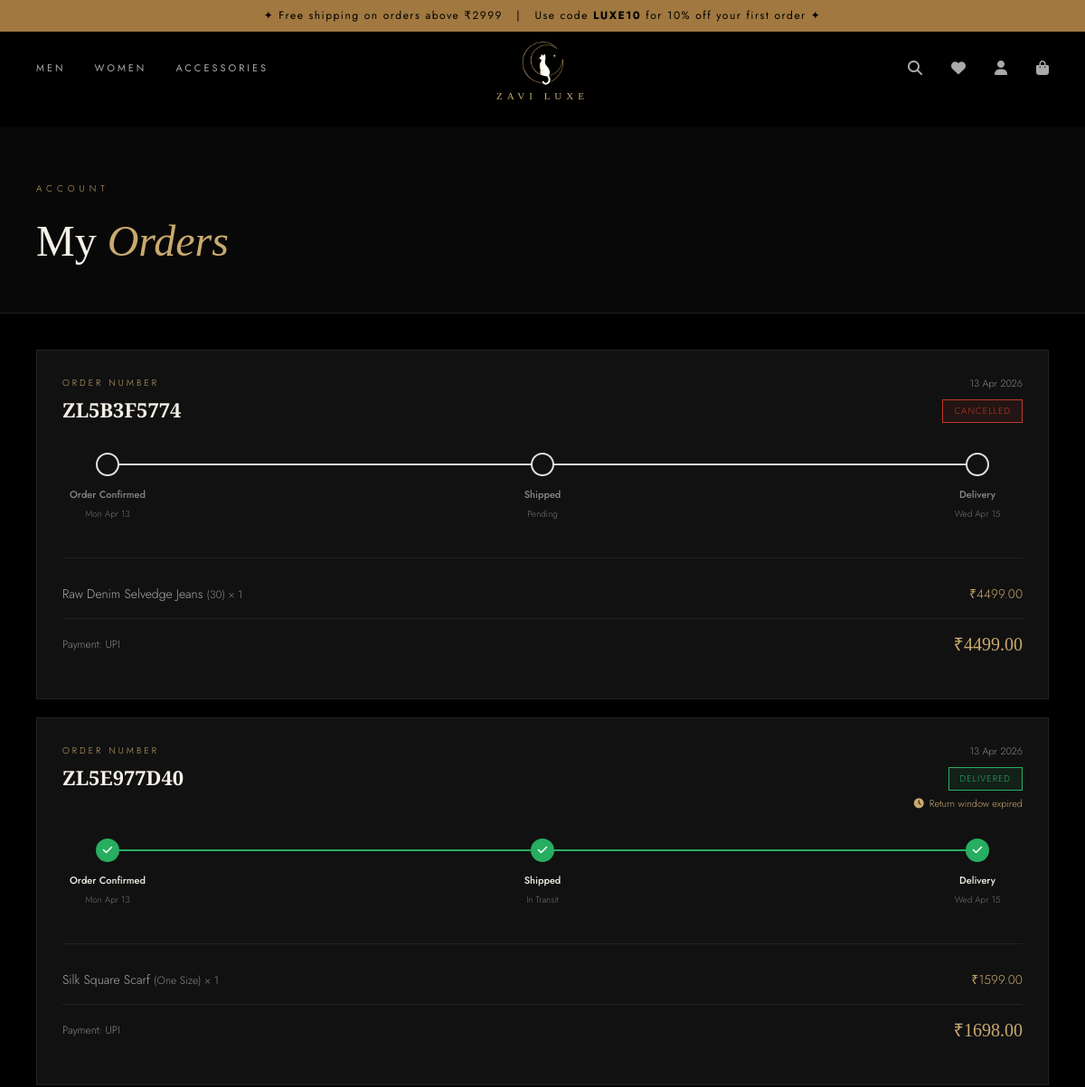
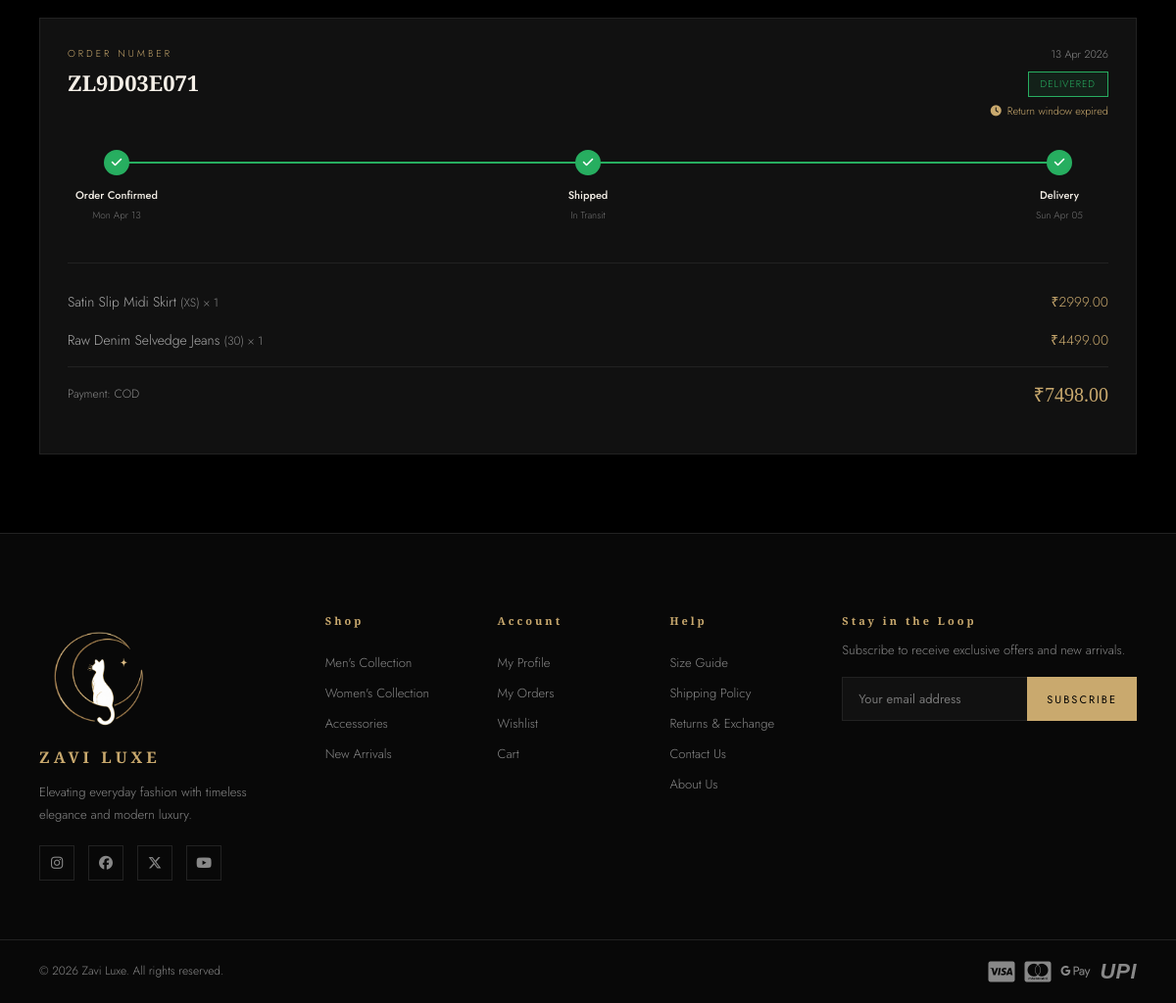
The app's page /orders/ (signed in) with its own data (2 pictures, top to bottom).
### store/models.py (models this page shows, shortened)
class Order(models.Model):
    STATUS_CHOICES = [
        ('pending', 'Pending'),
        ('confirmed', 'Confirmed'),
        ('processing', 'Processing'),
        ('shipped', 'Shipped'),
        ('delivered', 'Delivered'),
        ('cancelled', 'Cancelled'),
        ('return_requested', 'Return Requested'),
        ('returned', 'Returned'),
    ]
    user = models.ForeignKey(User, on_delete=models.SET_NULL, null=True, blank=True)
    order_number = models.CharField(max_length=20, unique=True)
    first_name = models.CharField(max_length=100)
    last_name = models.CharField(max_length=100)
    email = models.EmailField()
    phone = models.CharField(max_length=20)
    address = models.TextField()
    city = models.CharField(max_length=100)
    state = models.CharField(max_length=100)
    pincode = models.CharField(max_length=10)
    country = models.CharField(max_length=100, default='India')
    total_amount = models.DecimalField(max_digits=10, decimal_places=2)
    status = models.CharField(max_length=20, choices=STATUS_CHOICES, default='pending')
    payment_method = models.CharField(max_length=50, default='COD')
    notes = models.TextField(blank=True)
    delivered_at = models.DateTimeField(null=True, blank=True)
    confirmed_at = models.DateTimeField(null=True, blank=True)
    shipped_at = models.DateTimeField(null=True, blank=True)
    created_at = models.DateTimeField(auto_now_add=True)
    updated_at = models.DateTimeField(auto_now=True)
    class Meta:
        ordering = ['-created_at']
    @property
    def can_cancel(self):
        return self.status in ('pending', 'confirmed', 'processing', 'shipped')
    @property
    def can_return(self):
        from django.utils import timezone
        if self.status != 'delivered' or not self.delivered_at:
            return False
        return (timezone.now() - self.delivered_at).days < 7
    @property
    def days_left_to_return(self):
        from django.utils import timezone
        if self.status != 'delivered' or not self.delivered_at:
            return 0
        remaining = 7 - (timezone.now() - self.delivered_at).days
        return max(remaining, 0)

class OrderItem(models.Model):
    order = models.ForeignKey(Order, on_delete=models.CASCADE, related_name='items')
    product = models.ForeignKey(Product, on_delete=models.SET_NULL, null=True)
    product_name = models.CharField(max_length=300)
    price = models.DecimalField(max_digits=10, decimal_places=2)
    quantity = models.PositiveIntegerField()
    size = models.CharField(max_length=5)
    def get_subtotal(self):
        return self.price * self.quantity

### store/views.py (the view)
# urls.py: path('orders/', views.orders, name='orders'),
@login_required
def orders(request):
    user_orders = Order.objects.filter(user=request.user)
    return render(request, 'store/orders.html', {'orders': user_orders})

### store/context_processors.py (called while the page is built)
def cart_count(request):
    count = 0
    try:
        if request.user.is_authenticated:
            cart = Cart.objects.filter(user=request.user).first()
        else:
            session_key = request.session.session_key
            cart = Cart.objects.filter(session_key=session_key, user=None).first() if session_key else None
        if cart:
            count = cart.get_item_count()
    except Exception:
        pass
    return {'cart_count': count}

### store/models.py (called while the page is built)
    def get_item_count(self):
        return sum(item.quantity for item in self.items.all())

### store/templates/store/orders.html (shortened to what this page needs)
{% extends 'store/base.html' %}
{% load static %}
{% block extra_css %}
<link rel="stylesheet" href="{% static 'store/css/profile.css' %}">
<link rel="stylesheet" href="{% static 'store/css/orders.css' %}">
{% endblock %}
{% block content %}
<div class="profile-page">
  <div class="page-header">
    <div class="container">
      <span class="section-eyebrow">Account</span>
      <h1 class="page-title">My <em style="font-style:italic;color:var(--gold);">Orders</em></h1>
    </div>
  </div>
  <div class="container orders-container">
    {% if orders %}
    <div class="orders-list">
      {% for order in orders %}
      <div class="order-card">
        <div class="order-card-header">
          <div>
            <p class="order-num-label">Order Number</p>
            <h3 class="order-num-value">{{ order.order_number }}</h3>
          </div>
          <div class="order-meta-right">
            <p class="order-date">{{ order.created_at|date:"d M Y" }}</p>
            <span class="status-badge status-{{ order.status }}">
              {{ order.get_status_display }}
            </span>
            {% if order.status == 'delivered' and order.delivered_at %}
            <p class="return-countdown">
              <i class="fas fa-clock"></i>
              {% with days=order.days_left_to_return %}
                {% if days > 0 %}
                  Return window: {{ days }} day{{ days|pluralize }} left
                {% else %}
                  Return window expired
                {% endif %}
              {% endwith %}
            </p>
            {% endif %}
          </div>
        </div>
        <div class="order-tracker">
          <div class="tracker-step {% if order.status != 'pending' and order.status != 'cancelled' %}completed{% elif order.status == 'pending' %}active{% endif %}">
            <div class="tracker-dot"><i class="fas fa-check"></i></div>
            <div class="tracker-label">Order Confirmed</div>
            <div class="tracker-date">
              {% if order.confirmed_at %}{{ order.confirmed_at|date:"D M d" }}{% else %}{{ order.created_at|date:"D M d" }}{% endif %}
            </div>
          </div>
          <div class="tracker-step {% if order.status == 'shipped' or order.status == 'delivered' or order.status == 'return_requested' or order.status == 'returned' %}completed{% elif order.status == 'confirmed' or order.status == 'processing' %}active{% endif %}">
            <div class="tracker-dot"><i class="fas fa-check"></i></div>
            <div class="tracker-label">Shipped</div>
            <div class="tracker-date">
              {% if order.shipped_at %}{{ order.shipped_at|date:"D M d" }}{% elif order.status == 'shipped' or order.status == 'delivered' %}In Transit{% else %}Pending{% endif %}
            </div>
          </div>
          <div class="tracker-step {% if order.status == 'delivered' or order.status == 'return_requested' or order.status == 'returned' %}completed{% elif order.status == 'shipped' %}active{% endif %}">
            <div class="tracker-dot"><i class="fas fa-check"></i></div>
            <div class="tracker-label">Delivery</div>
            <div class="tracker-date">
              {% if order.delivered_at %}{{ order.delivered_at|date:"D M d" }}{% else %}Est. {{ order.estimated_delivery|date:"M d" }}{% endif %}
            </div>
          </div>
        </div>
        <div class="order-items-wrapper">
          {% for item in order.items.all %}
          <div class="order-item-row">
            <span>{{ item.product_name }} <span style="color:var(--text-dim);font-size:12px;">({{ item.size }}) &times; {{ item.quantity }}</span></span>
            <span class="order-item-price">&#8377;{{ item.get_subtotal }}</span>
          </div>
          {% endfor %}
          <div class="order-footer">
            <span class="payment-method">Payment: {{ order.payment_method }}</span>
            <span class="order-grand-total">&#8377;{{ order.total_amount }}</span>
          </div>
        </div>
      </div>
      {% endfor %}
    </div>
    {% endif %}
  </div>
</div>
{% endblock %}

### store/static/store/css/base.css (style rules this page uses)
:root { --black: #000000; --deep: #080808; --dark: #111111; --card: #151515; --border: #222222; --muted: #333333; --text-dim: #888888; --text-mid: #aaaaaa; --text: #e8e0d0; --white: #f5f0e8; --gold: #c9a96e; --gold-light: #e8d5a3; --gold-dark: #a07840; --accent: #d4af37; --radius: 2px; --transition: 0.3s cubic-bezier(0.4, 0, 0.2, 1); }
*, *::before, *::after { box-sizing: border-box; margin: 0; padding: 0; }
html { scroll-behavior: smooth; }
body { background: var(--black); color: var(--text); font-family: 'Jost', sans-serif; font-weight: 300; line-height: 1.6; overflow-x: hidden; }
.container { max-width: 1400px; margin: 0 auto; padding: 0 40px; }
.section-eyebrow { font-size: 10px; letter-spacing: 5px; text-transform: uppercase; color: var(--gold); font-family: 'Jost', sans-serif; margin-bottom: 12px; display: block; }
.page-header { background: var(--deep); padding: 60px 0 40px; border-bottom: 1px solid var(--border); margin-bottom: 0; }
.page-title { font-family: 'Cormorant Garamond', serif; font-size: 48px; font-weight: 300; color: var(--white); }

### store/static/store/css/profile.css (style rules this page uses)
.profile-page { padding-top: 106px; min-height: 80vh; }

### store/static/store/css/orders.css (style rules this page uses)
.orders-container { padding-top: 40px; padding-bottom: 80px; }
.orders-list { display: flex; flex-direction: column; gap: 20px; }
.order-card { background: var(--dark); border: 1px solid var(--border); padding: 28px; transition: var(--transition); }
.order-card-header { display: flex; justify-content: space-between; align-items: flex-start; margin-bottom: 20px; flex-wrap: wrap; gap: 12px; }
.order-num-label { font-size: 10px; letter-spacing: 3px; color: var(--gold); text-transform: uppercase; margin-bottom: 4px; }
.order-num-value { font-family: 'Cormorant Garamond', serif; font-size: 22px; color: var(--white); }
.order-meta-right { text-align: right; }
.order-date { font-size: 11px; color: var(--text-dim); margin-bottom: 6px; }
.status-badge { font-size: 10px; letter-spacing: 1px; text-transform: uppercase; padding: 4px 12px; display: inline-block; }
.status-delivered { background: rgba(39,174,96,0.1); border: 1px solid #27ae60; color: #27ae60; }
.status-cancelled { background: rgba(192,57,43,0.1); border: 1px solid #c0392b; color: #c0392b; }
.order-tracker { display: flex; justify-content: space-between; align-items: flex-start; margin: 30px 0 40px; position: relative; padding: 0 10px; }
.tracker-step { position: relative; z-index: 2; display: flex; flex-direction: column; align-items: center; width: 80px; text-align: center; }
.tracker-dot { width: 26px; height: 26px; border-radius: 50%; background: var(--dark); border: 2px solid #e0e0e0; display: flex; align-items: center; justify-content: center; margin-bottom: 12px; transition: all 0.3s; font-size: 12px; color: transparent; }
.tracker-step.completed .tracker-dot { background: #27ae60; border-color: #27ae60; color: white; }
.tracker-label { font-size: 11px; font-weight: 500; color: var(--text-dim); margin-bottom: 4px; white-space: nowrap; }
.tracker-step.completed .tracker-label, .tracker-step.active .tracker-label { color: var(--white); }
.tracker-date { font-size: 10px; color: var(--text-dim); opacity: 0.8; }
.order-items-wrapper { border-top: 1px solid var(--border); padding-top: 20px; }
.order-item-row { display: flex; justify-content: space-between; align-items: center; padding: 8px 0; font-size: 14px; color: var(--text-mid); }
.order-item-price { color: var(--gold); }
.order-footer { border-top: 1px solid var(--border); padding-top: 12px; margin-top: 8px; display: flex; justify-content: space-between; align-items: center; flex-wrap: wrap; gap: 8px; }
.payment-method { font-size: 12px; color: var(--text-dim); }
.order-grand-total { font-family: 'Cormorant Garamond', serif; font-size: 20px; color: var(--gold); }
.return-countdown { font-size: 11px; color: var(--gold); margin-top: 6px; display: flex; align-items: center; gap: 6px; }

### records on screen
Order: order_number "ZL5B3F5774", created_at "13 Apr 2026", status "CANCELLED", created_at "Mon Apr 13", shows "Pending", delivered_at "Wed Apr 15", payment_method "UPI", total_amount "4499.00"
OrderItem: product_name "Raw Denim Selvedge Jeans", size "30", quantity "1", get_subtotal "4499.00"
Order: order_number "ZL5E977D40", created_at "13 Apr 2026", status "DELIVERED", shows "Return window expired", created_at "Mon Apr 13", shows "In Transit", delivered_at "Wed Apr 15", payment_method "UPI", total_amount "1698.00"
OrderItem: product_name "Silk Square Scarf", size "One Size", quantity "1", get_subtotal "1599.00"
Order: order_number "ZL9D03E071", created_at "13 Apr 2026", status "DELIVERED", shows "Return window expired", created_at "Mon Apr 13", shows "In Transit", delivered_at "Sun Apr 05", payment_method "COD", total_amount "7498.00"
OrderItem: product_name "Satin Slip Midi Skirt", size "XS", quantity "1", get_subtotal "2999.00"
OrderItem: product_name "Raw Denim Selvedge Jeans", size "30", quantity "1", get_subtotal "4499.00"
